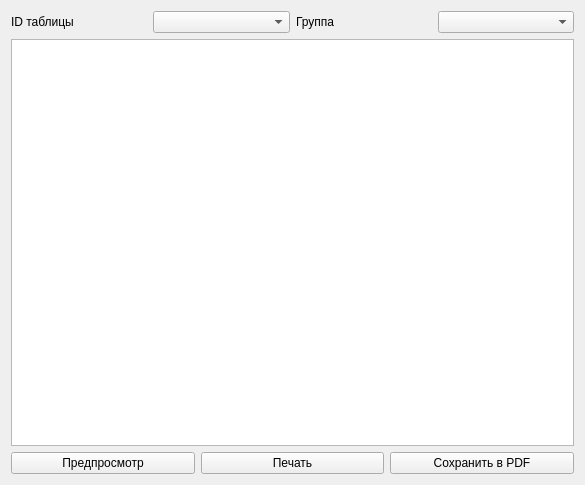
<?xml version="1.0" encoding="UTF-8"?>
<ui version="4.0">
 <class>Mixed</class>
 <widget class="QWidget" name="Mixed">
  <property name="geometry">
   <rect>
    <x>0</x>
    <y>0</y>
    <width>585</width>
    <height>485</height>
   </rect>
  </property>
  <property name="windowTitle">
   <string>Form</string>
  </property>
  <layout class="QGridLayout" name="gridLayout">
   <item row="0" column="0">
    <layout class="QHBoxLayout" name="horizontalLayout">
     <item>
      <widget class="QLabel" name="label">
       <property name="text">
        <string>ID таблицы</string>
       </property>
      </widget>
     </item>
     <item>
      <widget class="QComboBox" name="comboBox"/>
     </item>
     <item>
      <widget class="QLabel" name="label_2">
       <property name="text">
        <string>Группа</string>
       </property>
      </widget>
     </item>
     <item>
      <widget class="QComboBox" name="comboBox_2"/>
     </item>
    </layout>
   </item>
   <item row="1" column="0">
    <widget class="QTextBrowser" name="textBrowser"/>
   </item>
   <item row="2" column="0">
    <layout class="QHBoxLayout" name="horizontalLayout_2">
     <item>
      <widget class="QPushButton" name="pushButton">
       <property name="text">
        <string>Предпросмотр</string>
       </property>
      </widget>
     </item>
     <item>
      <widget class="QPushButton" name="pushButton_2">
       <property name="text">
        <string>Печать</string>
       </property>
      </widget>
     </item>
     <item>
      <widget class="QPushButton" name="pushButton_3">
       <property name="text">
        <string>Сохранить в PDF</string>
       </property>
      </widget>
     </item>
    </layout>
   </item>
  </layout>
 </widget>
 <resources/>
 <connections>
  <connection>
   <sender>comboBox_2</sender>
   <signal>currentIndexChanged(int)</signal>
   <receiver>comboBox</receiver>
   <slot>setCurrentIndex(int)</slot>
   <hints>
    <hint type="sourcelabel">
     <x>484</x>
     <y>10</y>
    </hint>
    <hint type="destinationlabel">
     <x>212</x>
     <y>10</y>
    </hint>
   </hints>
  </connection>
  <connection>
   <sender>comboBox</sender>
   <signal>currentIndexChanged(int)</signal>
   <receiver>comboBox_2</receiver>
   <slot>setCurrentIndex(int)</slot>
   <hints>
    <hint type="sourcelabel">
     <x>212</x>
     <y>10</y>
    </hint>
    <hint type="destinationlabel">
     <x>484</x>
     <y>10</y>
    </hint>
   </hints>
  </connection>
 </connections>
</ui>
